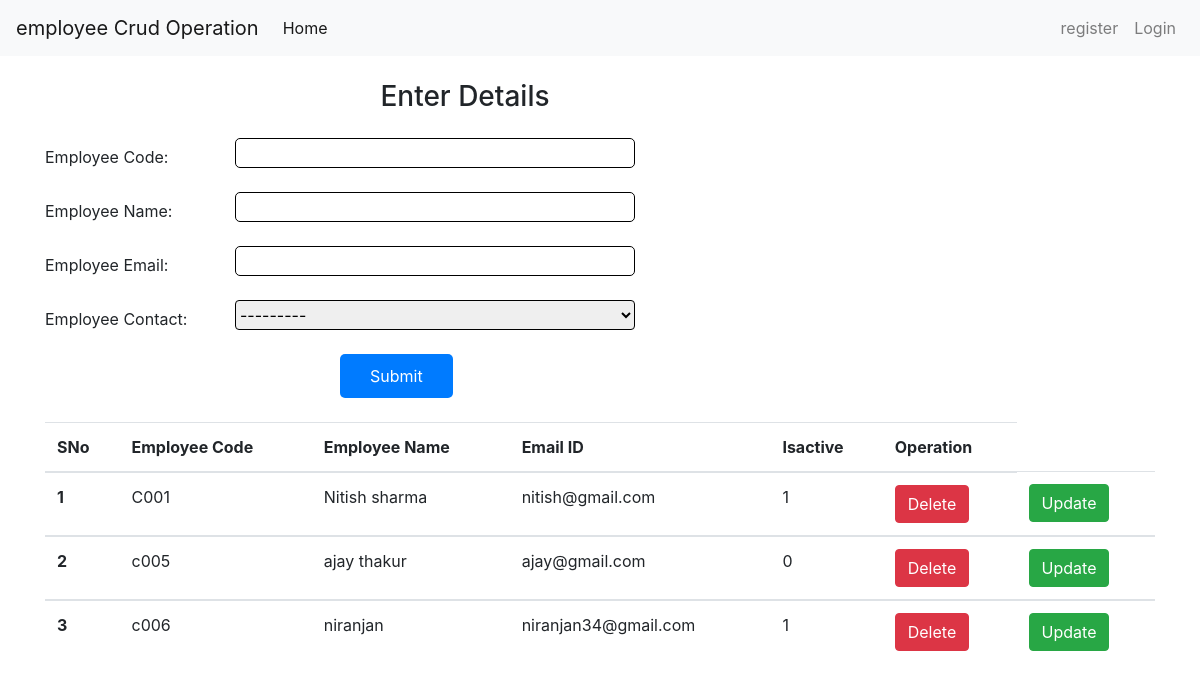
The page / on the database its author committed.
### employeeApp/models.py (models this page shows)
class Employee(models.Model):
    isActive = [
        ('1',"user Active"),
        ('0', "user offline")
    ]
    empcode = models.CharField(max_length=20)
    empname = models.CharField(max_length=50)
    empemail = models.EmailField()
    empactive = models.CharField(max_length=2, choices=isActive)

### employeeApp/views.py (the view)
# urls.py: path('', views.index, name="home-page"),
def index(request):
    if request.method == "POST":
        form = EmployeeForm(request.POST)
        if form.is_valid():
            try:
                form.save()
                return redirect('/')
            except:
                pass
    else:
        form = EmployeeForm()
        employee = Employee.objects.all()
    return render(request, "index.html",{'form':form, 'employees':employee})

### employeeApp/forms.py
class EmployeeForm(forms.ModelForm):
    class Meta:
        model= Employee
        fields = "__all__"

### templates/index.html (shortened to what this page needs)
{% extends 'base.html' %}
{% block content %}
{% load static %}
<link rel="stylesheet" href="{% static 'css/index.css' %}"/>
<form method="POST" class="post-form" action="/">
<div class="container">
<br>
<div class="form-group row">
<label class="col-sm-1 col-form-label"></label>
<div class="col-sm-4">
<h3>Enter Details</h3>
</div>
</div>
<div class="form-group row">
<label class="col-sm-2 col-form-label">Employee Code:</label>
<div class="col-sm-4">
  {{ form.empcode}}
</div>
</div>
<div class="form-group row">
<label class="col-sm-2 col-form-label">Employee Name:</label>
<div class="col-sm-4">
  {{ form.empname }}
</div>
</div>
<div class="form-group row">
<label class="col-sm-2 col-form-label">Employee Email:</label>
<div class="col-sm-4">
  {{ form.empemail }}
</div>
</div>
<div class="form-group row">
<label class="col-sm-2 col-form-label">Employee Contact:</label>
<div class="col-sm-4">
  {{ form.empactive }}
</div>
</div>
<div class="form-group row">
<label class="col-sm-1 col-form-label"></label>
<div class="col-sm-4">
<button type="submit" class="btn btn-primary">Submit</button>
</div>
</div>
</div>
</form>
{% if employees|length == 0 %}
<div class="alert alert-info mt-4" role="alert">
    No employee details available!
  </div>
{% else %}
<div class="container mt-4">
<table class="table">
    <thead>
      <tr>
        <th scope="col">SNo</th>
        <th scope="col">Employee Code</th>
        <th scope="col">Employee Name</th>
        <th scope="col">Email ID</th>
        <th scope="col">Isactive</th>
        <th scope="col">Operation</th>
      </tr>
    </thead>
    {% for employee in employees %}
    <tbody>
      <tr>
        <th scope="row">{{forloop.counter}}</th>
        <td>{{employee.empcode}}</td>
        <td>{{employee.empname}}</td>
        <td>{{employee.empemail}}</td>
        <td>{{employee.empactive}}</td>
        <td><a href="/delete/{{ employee.id }}"><button class="btn btn-small btn-danger" title="Delete">Delete</button></a></td>
        <td><a href="/edit/{{ employee.id }}"><button class="btn btn-success btn-small">Update</button></a></td>
      </tr>
      </tbody>
      {% endfor %}
  </table>
</div>
{% endif %}
{% endblock content %}

### templates/base.html (shortened to what this page needs)
<!doctype html>
<html lang="en">
  <head>
    <link rel="stylesheet" href="https://maxcdn.bootstrapcdn.com/bootstrap/4.0.0/css/bootstrap.min.css">
  </head>
  <body>
    <nav class="navbar navbar-expand-lg navbar-light bg-light">
      <a class="navbar-brand" href="#">employee Crud Operation</a>
      <div class="collapse navbar-collapse" id="navbarSupportedContent">
        <ul class="navbar-nav mr-auto">
          <li class="nav-item active">
            <a class="nav-link" href="/">Home<span class="sr-only">(current)</span></a>
          </li>
        </ul>
        <ul class=" navbar-nav my-3 my-lg-0">
            {% if user.is_authenticated %}
          <li class="nav-item">
            <a class="nav-link" href="/accounts/logout">Logout welcome, {{user.first_name}} <span class="sr-only">(current)</span></a>
          </li>
          <li class="nav-item">
            {% else %}
            <a class="nav-link" href="/accounts/register">register <span class="sr-only">(current)</span></a>
          <li class="nav-item">
            <a class="nav-link" href="/accounts/login">Login <span class="sr-only">(current)</span></a>
          </li>
          {% endif %}
        </ul>
      </div>
    </nav>
    {% block content %}{% endblock content %}
</body>
</html>

### static/css/index.css (style rules this page uses)
input { width: 400px; height: 30px; border: 1px solid; border-radius: 5px; }
select#id_empactive { width: 400px; height: 30px; border: 1px solid; border-radius: 4px; }
button.btn.btn-primary { margin-left: 200px; padding: 10px 30px; border: none; border-radius: 5px; }
h3 { text-align: center; margin-left: 200px; margin-right: -100px; }

### rows shown on the page
Employee: empcode "C001", empname "Nitish sharma", empemail "nitish@gmail.com", empactive "1"
Employee: empcode "c005", empname "ajay thakur", empemail "ajay@gmail.com", empactive "0"
Employee: empcode "c006", empname "niranjan", empemail "niranjan34@gmail.com", empactive "1"
